Frame 1 (no input): blank canvas, image omitted
Frame 60 (the mouse pressed at the canvas centre just before this capture): blank canvas, image omitted
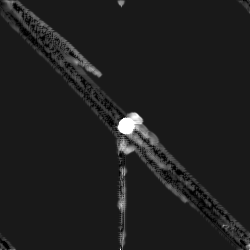
Frame 120 (the mouse held since frame 60 and released just before this capture)

The Processing sketch whose frames 1 and 60 were blank and that drew this single picture after the mouse press (run headless with seeded random() and noise(); from frame 60 on, the mouse is pressed at the canvas centre):

// Processing sketch: CFD1
// ── CFD1.pde
import java.lang.Math;

double[][][] field;
double[][][] buffer;
double t_run, dt;
int N, counter;

// use enums

void setup() {
	size(250, 250);
	N = width;
	field = new double[N][N][3];
	buffer = new double[N][N][3];
	for (int i=0; i<N; i++) {
		for (int j=0; j<N; j++) {
			field[i][j][0] = 0.0;
			field[i][j][1] = 0.0;
			field[i][j][2] = 0.1;
			buffer = field;
		}
	}
	/*
	for (int i=200; i<300; i++) {
		for (int j=200; j<300; j++) {
			field[i][j][2] = 0.5;
		}
	}
	*/
	t_run = millis();

	dt = 0.01;
	counter = 0;
}

void advection_forward(double dt) {
	double[] cell;
	double x1, y1, fx, fy, vx, vy, p;
	int ix, iy;
	for (int i=0; i<N; i++) {
		for (int j=0; j<N; j++) {
			cell = field[i][j];
			x1 = i+cell[0]*dt;
			y1 = j+cell[1]*dt;
			ix = (int) x1;
			iy = (int) y1;
			fx = x1 % 1.0;
			fy = y1 % 1.0;

			vx = cell[0];
			vy = cell[1];
			p = cell[2];

			buffer[(ix+N)%N][(iy+N)%N][0] += vx*((1-fx)*(1-fy));
			buffer[(ix+N)%N][(iy+N)%N][1] += vy*((1-fx)*(1-fy));
			buffer[(ix+N)%N][(iy+N)%N][2] += p*((1-fx)*(1-fy));

			buffer[(ix+N+1)%N][(iy+N)%N][0] += vx*((fx)*(1-fy));
			buffer[(ix+N+1)%N][(iy+N)%N][1] += vy*((fx)*(1-fy));
			buffer[(ix+N+1)%N][(iy+N)%N][2] += p*((fx)*(1-fy));


			buffer[(ix+N+1)%N][(iy+N+1)%N][0] += vx*((fx)*(fy));
			buffer[(ix+N+1)%N][(iy+N+1)%N][1] += vy*((fx)*(fy));
			buffer[(ix+N+1)%N][(iy+N+1)%N][2] += p*((fx)*(fy));


			buffer[(ix+N)%N][(iy+N+1)%N][0] += vx*((1-fx)*(fy));
			buffer[(ix+N)%N][(iy+N+1)%N][1] += vy*((1-fx)*(fy));
			buffer[(ix+N)%N][(iy+N+1)%N][2] += p*((1-fx)*(fy));


			buffer[i][j][0] -= vx;
			buffer[i][j][1] -= vy;
			buffer[i][j][2] -= p;

		}
	}
}

void advection_backward(double dt) {
	double x1, y1, fx, fy, frac, val;
	int ix, iy;
	for (int i=0; i<N; i++) {
		for (int j=0; j<N; j++) {
			x1 = i-field[i][j][0]*dt;
			y1 = j-field[i][j][1]*dt;
			ix = (int) x1;
			iy = (int) y1;
			fx = x1 % 1.0;
			fy = y1 % 1.0;

			for(int k=0; k<3; k++) {
				frac = (1-fx)*(1-fy);
				val = (field[(ix+N)%N][(iy+N)%N][k]*frac);
				buffer[i][j][k] += val;
				buffer[(ix+N)%N][(iy+N)%N][k] -= val;
			}

			for(int k=0; k<3; k++) {
				frac = (fx)*(1-fy);
				val = (field[(ix+1+N)%N][(iy+N)%N][k]*frac);
				buffer[i][j][k] += val;
				buffer[(ix+1+N)%N][(iy+N)%N][k] -= val;
			}

			for(int k=0; k<3; k++) {
				frac = (fx)*(fy);
				val = (field[(ix+1+N)%N][(iy+1+N)%N][k]*frac);
				buffer[i][j][k] += val;
				buffer[(ix+1+N)%N][(iy+1+N)%N][k] -= val;
			}

			for(int k=0; k<3; k++) {
				frac = (1-fx)*(fy);
				val = (field[(ix+N)%N][(iy+1+N)%N][k]*frac);
				buffer[i][j][k] += val;
				buffer[(ix+N)%N][(iy+1+N)%N][k] -= val;
			}
		}
	}
}

void pressure() {
	double force_x, force_y;
	double a = 0.2;
	for (int i=0; i<N-1; i++) {
		for (int j=0; j<N-1; j++) {
			force_x = field[i][j][2] - field[i+1][j][2];
			force_y = field[i][j][2] - field[i][j+1][2];
			buffer[i][j][0] += a*force_x;
			buffer[i+1][j][0] += a*force_x;
			buffer[i][j][1] += a*force_y;
			buffer[i][j+1][1] += a*force_y;
		}
	}
}

void render() {
	loadPixels();
	double temp_p;
	int k = 0;
	for (int i=0; i<N; i++) {
		for (int j=0; j<N; j++) {
			temp_p = Math.max(0.0, Math.min(1.0, field[i][j][2]));
			pixels[k] = color((int)(255*temp_p), (int)(255*temp_p), (int)(255*temp_p));
			k++;
		}
	}
	updatePixels();
}

double mvx = 0.0, mvy = 0.0;
void draw() {
	dt = (millis()-t_run)/1000.;
	t_run = millis();
	buffer = field;
	if(counter%2 == 0) {
		advection_forward(dt);
	} else {
		advection_backward(dt);
	}
	pressure();
	field = buffer;
	render();

	double mvx = (mouseX - pmouseX);
	double mvy = (mouseY - pmouseY);
	if (mousePressed == true) {
		for (int di = -5; di < 5; di++) {
			for (int dj = -5; dj < 5; dj++) {
				int x = di + mouseX;
				int y = dj + mouseY;
				if(x < N && x >= 0 && y < N && y >= 0)
				{
				if (di*di + dj*dj < 25) {
					field[y][x][2] += 0.5;
					field[y][x][0] += mvx;
					field[y][x][1] += mvy;
				}
			}
			}
		}
	}
	counter ++;
}
